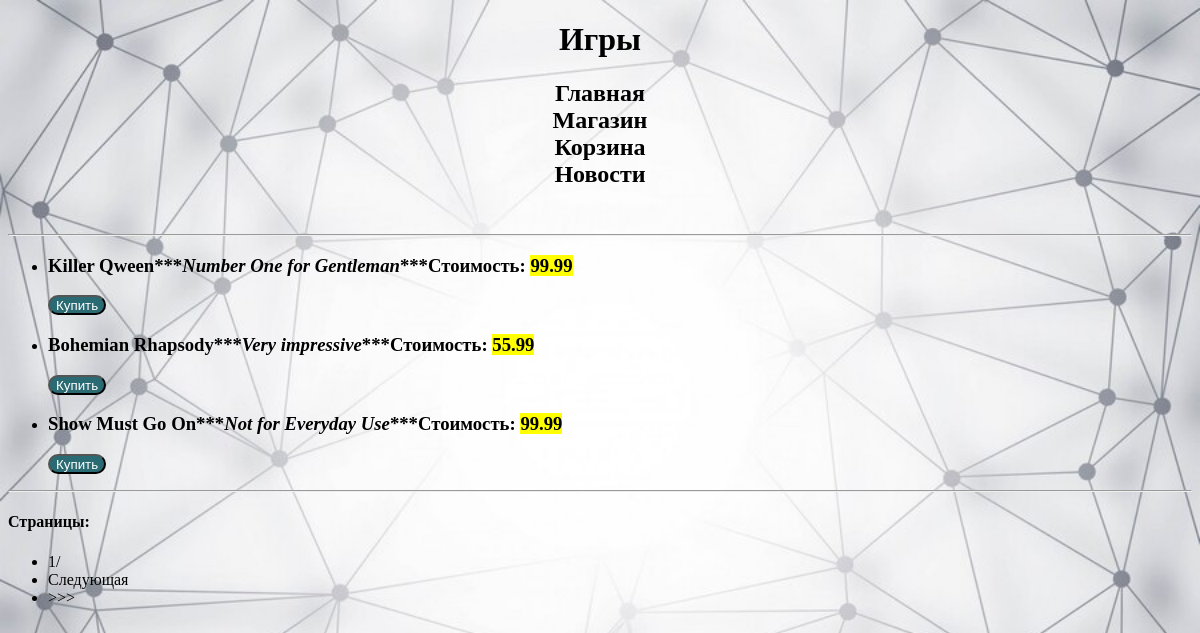
The page /platform/games/ on the database its author committed.
### task1/models.py (models this page shows, shortened)
class Game(models.Model):
    title = models.CharField(max_length=200)
    cost = models.DecimalField(decimal_places=2, max_digits=4)
    size = models.DecimalField(decimal_places=3, max_digits=5)
    description = models.TextField()
    age_limited = models.BooleanField(default=False, help_text='Age = 18+')
    buyer = models.ManyToManyField(Buyer)

### task1/views.py (the view)
# urls.py: path('platform/games/', games_func),
def games_func(request):
    title = 'Игры'
    text = 'Игры'
    games = Game.objects.all()
    paginator = Paginator(games, 3)
    page_number = request.GET.get('page')
    page_object = paginator.get_page(page_number)
    context = {
        'title': title,
        'text': text,
        'page_object': page_object,
    }
    return render(request, 'first_task/games.html', context)

### templates/first_task/games.html (shortened to what this page needs)
{% extends 'first_task/menu.html' %}
{% block pagename %}
{{ block.super }}
{% endblock %}
{% block menu %}
{{ block.super }}
{% endblock %}
{% block main %}
{% block content %}
        <br>
        <hr>
        <ul>
                {% for game in page_object %}
                <li><h3>{{game.title}}***<i>{{game.description}}</i>***Стоимость: <mark>{{game.cost}}</mark></h3>
                        <button>Купить</button></li>
                {% endfor %}
        </ul>
        <hr>
        <div class="pagination">
                <h4>Страницы:</h4>
                <ul>
                        <li>{{ page_object.number }}/{{ paginator.num_pages }}</li>
                        {% if page_object.has_next %}
                                <li><a href="?page={{ page_object.next_page_number }}">Следующая</a></li>
                                 <li><a href="?page={{ paginator.num_pages }}">>>></a></li>
                        {% endif %}
                 </ul>
        </div>
{% endblock %}
{% endblock %}

### static/style_2.css (style rules this page uses)
body { background-image: url('4.jpg'); background-repeat: no-repeat; background-size: cover; }
button { border-radius: 10px; color: white; transition: .2s linear; background: #296a73; height: 20px; cursor: pointer; }
a { color: inherit; text-decoration: none; }

### rows shown on the page
Game: title "Killer Qween", description "Number One for Gentleman", cost "99.99"
Game: title "Bohemian Rhapsody", description "Very impressive", cost "55.99"
Game: title "Show Must Go On", description "Not for Everyday Use", cost "99.99"

### other values the page prints
{{ text }} "Игры"
{{ page_object.number }} "1"
